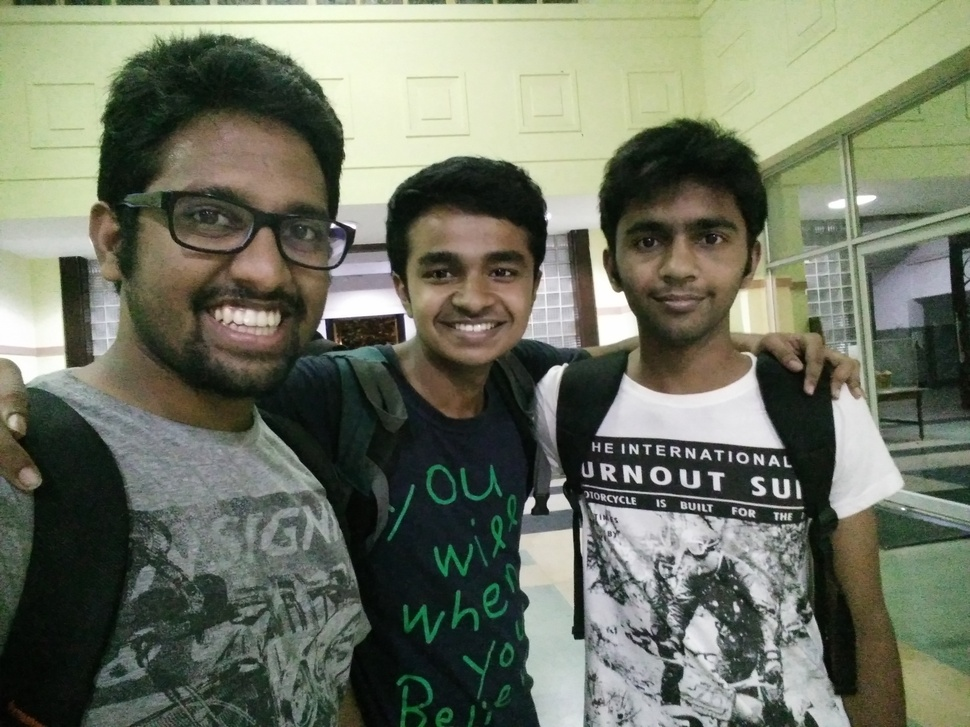
//> input picture FLANN/input.jpg, 970 x 727 px, shrunk from 3264 x 2448 before the run
$ ./main   (built with g++ and OpenCV 4, older OpenCV classes emulated)
//> lines starting //> are read from the running program, lines starting //| are printed output that depends on the picture
#include <opencv2/core/core.hpp>
#include <opencv2/highgui/highgui.hpp>
#include <opencv2/nonfree/features2d.hpp> //Thanks to Alessandro

int main(int argc, const char* argv[])
{
        const cv::Mat input = cv::imread("input.jpg", 0); //Load as grayscale
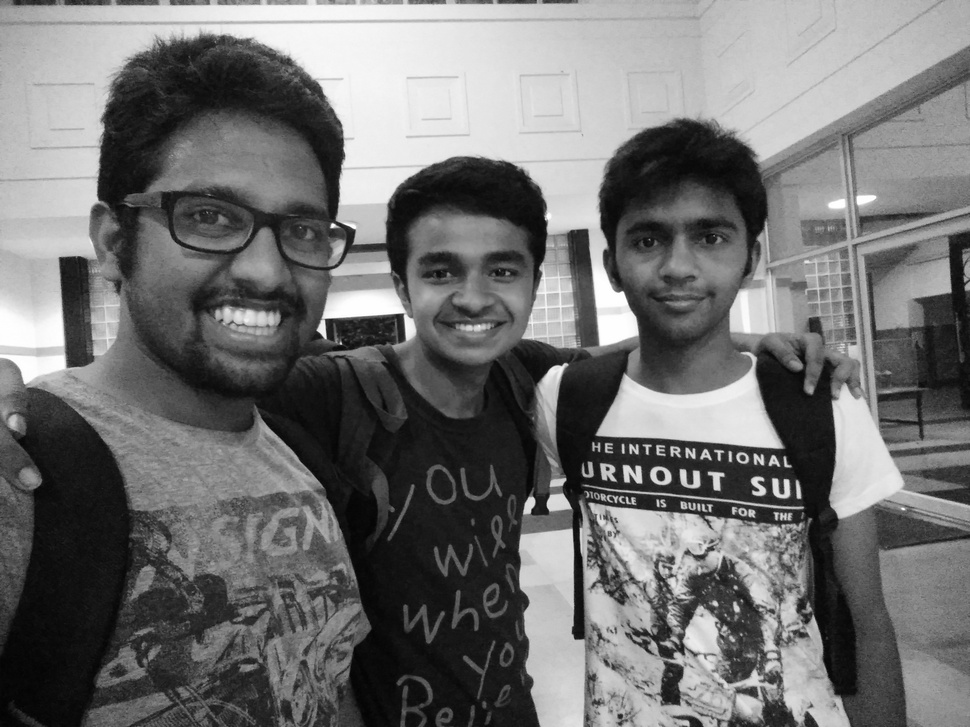
//> input: 727 rows x 970 cols, CV_8UC1; min 1, max 255, mean 112.4

            cv::SiftFeatureDetector detector;
                std::vector<cv::KeyPoint> keypoints;
                    detector.detect(input, keypoints);
//> keypoints = 3896 keypoints; strongest (x, y, size): (333, 226, 3.5), (617, 324, 27.9), (530, 503, 7.6), (322, 329, 6.5)

                        // Add results to image and save.
                        cv::Mat output;
                            cv::drawKeypoints(input, keypoints, output);
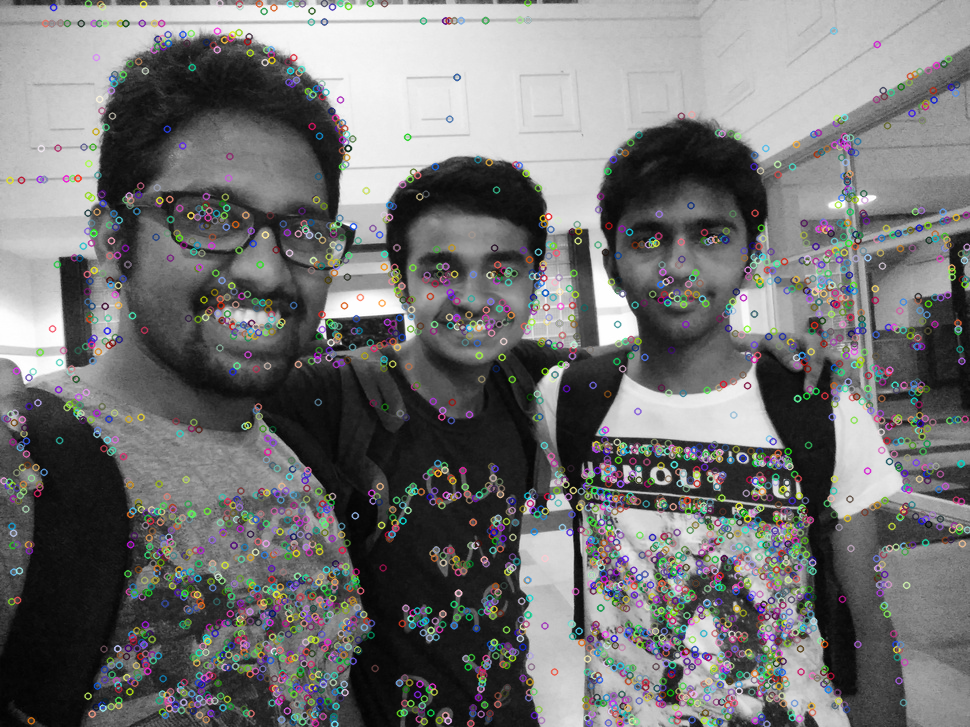
//> output: 727 rows x 970 cols, CV_8UC3; mean B, G, R 114.5, 114.4, 114.4
                                cv::imwrite("sift_result.jpg", output);

                                    return 0;
}
